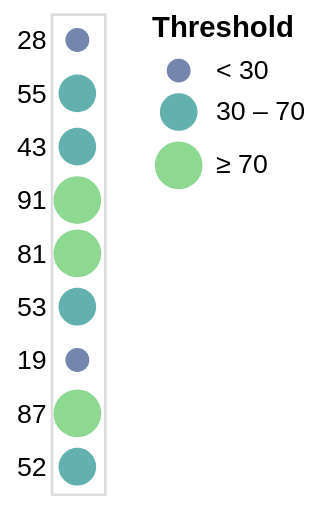

Here is the Vega-Lite specification saved for this chart:
### Vega-Lite specification from a JSON file in a GitHub repository (floating-point values rounded to 4 significant figures)
{"$schema": "https://vega.github.io/schema/vega-lite/v3.json", "data": {"values": [{"a": "A", "b": 28}, {"a": "B", "b": 55}, {"a": "C", "b": 43}, {"a": "D", "b": 91}, {"a": "E", "b": 81}, {"a": "F", "b": 53}, {"a": "G", "b": 19}, {"a": "H", "b": 87}, {"a": "I", "b": 52}]}, "mark": "circle", "encoding": {"y": {"field": "b", "type": "nominal", "sort": null, "axis": {"ticks": false, "domain": false, "title": null}}, "size": {"field": "b", "type": "quantitative", "scale": {"type": "threshold", "domain": [30, 70], "range": [80, 200, 320]}}, "color": {"field": "b", "type": "quantitative", "scale": {"type": "threshold", "domain": [30, 70], "scheme": "viridis"}, "legend": {"title": "Threshold"}}}}
